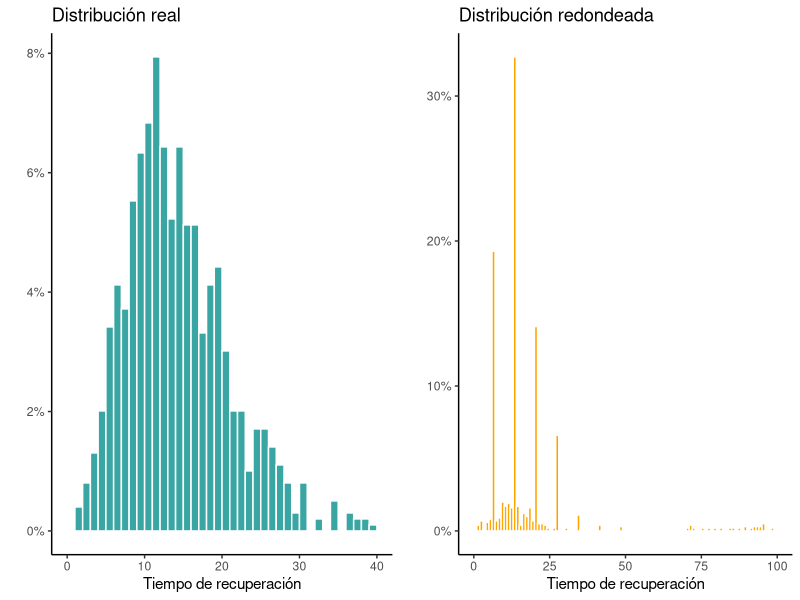

R code for this plot:
## ---- chunk 1
library(tidyverse, quietly = T)
library(cowplot)
library(knitr)
set.seed(3904)
opts_chunk$set(echo = TRUE)
opts_chunk$set(fig.width  = 8)
opts_chunk$set(fig.height = 4)
opts_chunk$set(fig.align='center')
## ---- chunk 2
#Simulation distribution
#Gamma para que el modelo esté bien especificado;
#weibull para que no esté bien especificado
simdist <- "gamma" #weibull
shape   <- 5
scale   <- 3

#No todos los datos están redondeados así que se establece un porcentaje
#de cuántos tienen redondeo
perc_redondeado <- 0.75  #Porcentaje de datos redondeados a 7
perc_outliers   <- 0.05 #Se agrega el 1% de outliers
nsims           <- 1000 #Número de simulaciones para el modelo

#Generamos las simulaciones:
if (simdist == "gamma"){
  sample_dist <- function(){rgamma(nsims, shape = shape, scale = scale)}
  dist_fun    <- function(x){dgamma(x, shape = shape, scale = scale)}
} else if (simdist == "weibull"){
  sample_dist <- function(x){rweibull(nsims, shape = shape, scale = scale)}
  dist_fun    <- function(x){dweibull(x, shape = shape, scale = scale)}
} else {
  stop("Distribución inválida selecciona 'gamma' o 'weibull'.")
}

#Simulamos los verdaderos datos filtrados como días (enteros)
datos_distribucion <- sample_dist()
datos_distribucion <- round(datos_distribucion,0)

#Redondeamos la mayoría de los datos a múltiplos de 7 a partir de 3
redondeados <- datos_distribucion
redondear   <- datos_distribucion[datos_distribucion > 3]
a_redondear <- sample(ceiling(perc_redondeado*length(redondear)))
redondear[a_redondear]       <- round(redondear[a_redondear]/7)*7
redondeados[redondeados > 3] <- redondear

#Agregamos outliers
outliers_id <- sample(1:nsims, ceiling(perc_outliers*nsims))
outliers    <- runif(length(outliers_id), 70, 100)
redondeados[outliers_id] <- outliers

plot1 <- ggplot(data.frame(x = datos_distribucion)) +
  geom_histogram(aes(x = x, y = ..density..), 
                 fill = "#39A6A3", 
                 breaks = seq(0,40, by = 1),
                 color = "white") + 
  theme_classic() +
  labs(
    x = "Tiempo de recuperación", 
    y = "",
    title = "Distribución real"
  ) +
  scale_y_continuous(labels = scales::percent)

plot2 <- ggplot(data.frame(x = redondeados)) +
  geom_histogram(aes(x = x, y = ..density..), 
                 fill = "orange", 
                 breaks = seq(0,100, by = 1),
                 color = "white") + 
  theme_classic() +
  labs(
    x = "Tiempo de recuperación", 
    y = "",
    title = "Distribución redondeada"
  ) +
  scale_y_continuous(labels = scales::percent)

cowplot::plot_grid(plot1, plot2, ncol = 2)
